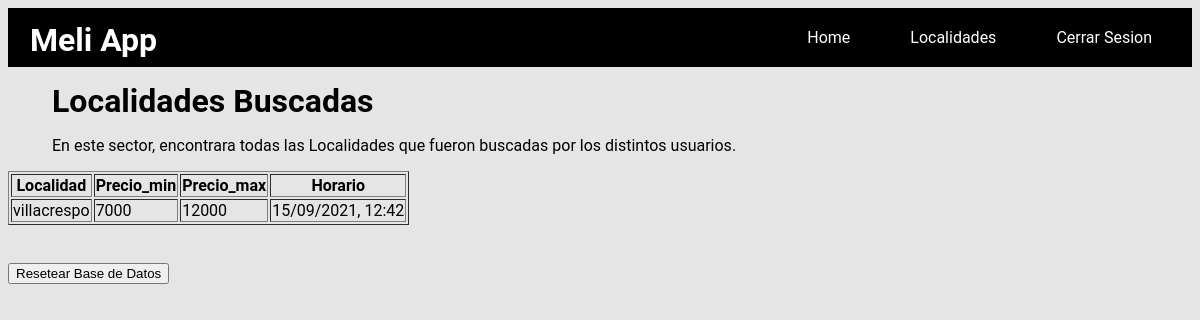
Before: /localidades (signed in) with the older database file.
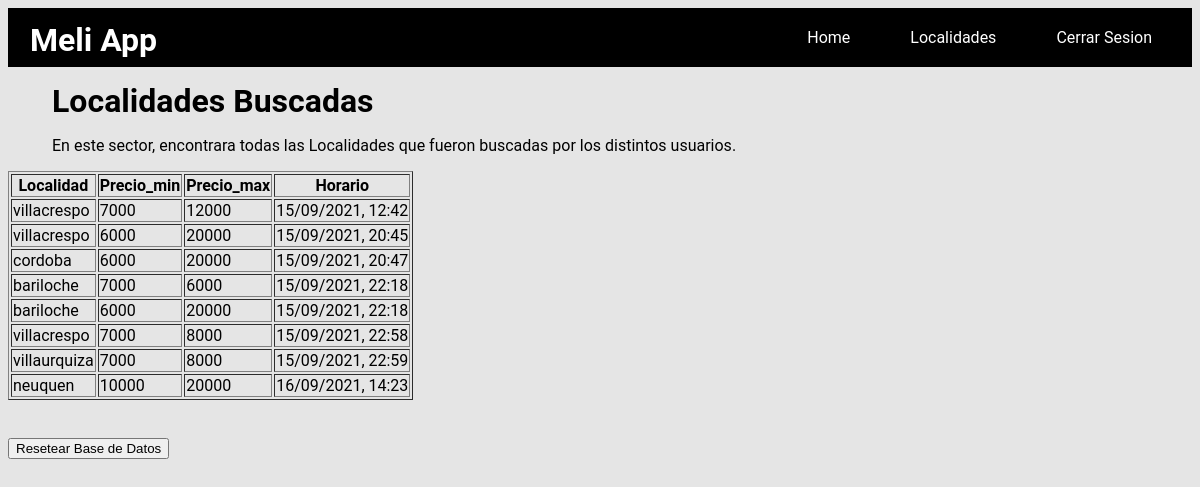
After: the same page with the newer database file.
### src/clases/localidad.py (models this page shows, shortened)
class Localidad(db.Model):
    __tablename__ = "localidad"
    id = db.Column(db.Integer,primary_key=True)
    location = db.Column(db.String)
    price_min = db.Column(db.Integer)
    price_max = db.Column(db.Integer)
    time = db.Column(db.String)

### app.py (the view, shortened to what this page needs)
@app.route("/localidades")
@login_required
def localidades():
    if request.method == 'GET':
        try:
            data = localidad.report()
            return render_template('tabla.html',data = data)
        except:
            return jsonify({'trace': traceback.format_exc()})

### app.py (called while the page is built)
@login_manager.user_loader
def load_user(user_id):
    return users.user_id(user_id)

### src/clases/localidad.py (called while the page is built)
def report(limit=0, offset=0):
    query= db.session.query(Localidad)
    if limit > 0:
        query = query.limit(limit)
        if offset > 0:
            query = query.offset(offset)
    json_result_list = []
    for person in query:
        json_result = {'Localidad': person.location,'Price_min': person.price_min, 'Price_max': person.price_max, 'Time':person.time}
        json_result_list.append(json_result)
    return json_result_list

### src/clases/users.py (called while the page is built)
def user_id(user_id):
    return User.query.get(int(user_id))

### templates/tabla.html
{% extends "base.html" %}
{% block content %}
<h1 class="parrafo">Localidades Buscadas</h1>
<div class="parrafo">
    <p>En este sector, encontrara todas las Localidades que fueron buscadas por los distintos usuarios.</p>
</div>
<table border="1">
    <thead cellpadding="1.0" cellspacing="1.0">
        <tr>
            <th>Localidad</th>
            <th>Precio_min</th>
            <th>Precio_max</th>
            <th>Horario</th>
        </tr>
        {% for row in data %}
        <tr>
            <td>{{row['Localidad']}}</td>
            <td>{{row['Price_min']}}</td>
            <td>{{row['Price_max']}}</td>
            <td>{{row['Time']}}</td>
        </tr>
        {% endfor %}
    </thead>
</table>
<br><br>
<form action="{{url_for('reset')}}">
    <input id= "1" type="submit" value="Resetear Base de Datos" />
</form>
{% endblock %}

Changed rows visible on the page:
added Localidad: Localidad "villacrespo", Price_min "6000", Price_max "20000", Time "15/09/2021, 20:45"
added Localidad: Localidad "cordoba", Price_min "6000", Price_max "20000", Time "15/09/2021, 20:47"
added Localidad: Localidad "bariloche", Price_min "7000", Price_max "6000", Time "15/09/2021, 22:18"
added Localidad: Localidad "bariloche", Price_min "6000", Price_max "20000", Time "15/09/2021, 22:18"
added Localidad: Localidad "villacrespo", Price_min "7000", Price_max "8000", Time "15/09/2021, 22:58"
added Localidad: Localidad "villaurquiza", Price_min "7000", Price_max "8000", Time "15/09/2021, 22:59"
added Localidad: Localidad "neuquen", Price_min "10000", Price_max "20000", Time "16/09/2021, 14:23"
